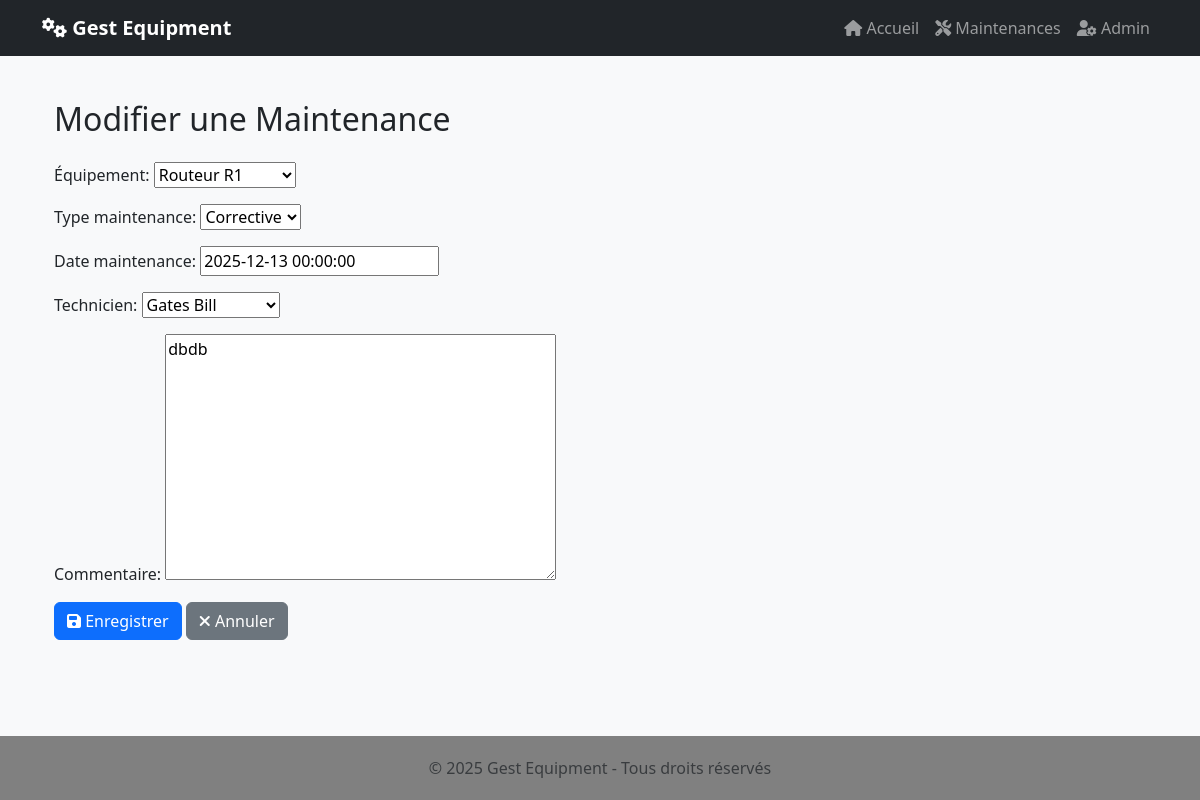
Screenshot of /maintenances/25/modifier/ with the database file from the repository.
### equipments/models.py (models this page shows, shortened)
class Maintenance(models.Model):
    TYPE_MAINTENANCE_CHOICES = [
        ('Préventive', 'Préventive'),
        ('Corrective', 'Corrective'),
    ]
    équipement = models.ForeignKey(Equipement, on_delete=models.CASCADE, related_name='maintenances')
    type_maintenance = models.CharField(max_length=50, choices=TYPE_MAINTENANCE_CHOICES)
    date_maintenance = models.DateTimeField(null=True,blank=True)
    technicien = models.ForeignKey('Technicien', on_delete=models.SET_NULL, null=True, related_name='maintenances')
    commentaire = models.TextField()

### equipments/views.py (the view)
# urls.py: path('maintenances/<int:pk>/modifier/', MaintenanceUpdateView.as_view(), name='maintenance_update'),
class MaintenanceUpdateView(UpdateView):
    model = Maintenance
    fields = ['équipement', 'type_maintenance', 'date_maintenance', 'technicien', 'commentaire']
    template_name = 'maintenance/form.html'
    success_url = reverse_lazy('maintenance_list')

### equipments/models.py (called while the page is built)
    def __str__(self):
        return self.nom

    def __str__(self):
        return f"{self.nom} {self.prénom}"

### equipments/templates/maintenance/form.html (shortened to what this page needs)
{% extends "equipments/base.html" %}
{% block content %}
<div class="container mt-4">
    <h2 class="mb-4">{% if object %}Modifier{% else %}Créer{% endif %} une Maintenance</h2>
    <form method="post">
        <div class="form-group">
            {{ form.as_p }}
        </div>
        <button type="submit" class="btn btn-primary">
            <i class="fas fa-save"></i> Enregistrer
        </button>
        <a href="{% url 'maintenance_list' %}" class="btn btn-secondary">
            <i class="fas fa-times"></i> Annuler
        </a>
    </form>
</div>
{% endblock %}

### equipments/templates/equipments/base.html (style rules this page uses)
body { background-color: #f8f9fa; min-height: 100vh; display: flex; flex-direction: column; }

### rows the page displays
Maintenance: as_p "Routeur R1", type_maintenance "Corrective", date_maintenance "2025-12-13 00:00:00", technicien "Gates Bill", commentaire "dbdb"
